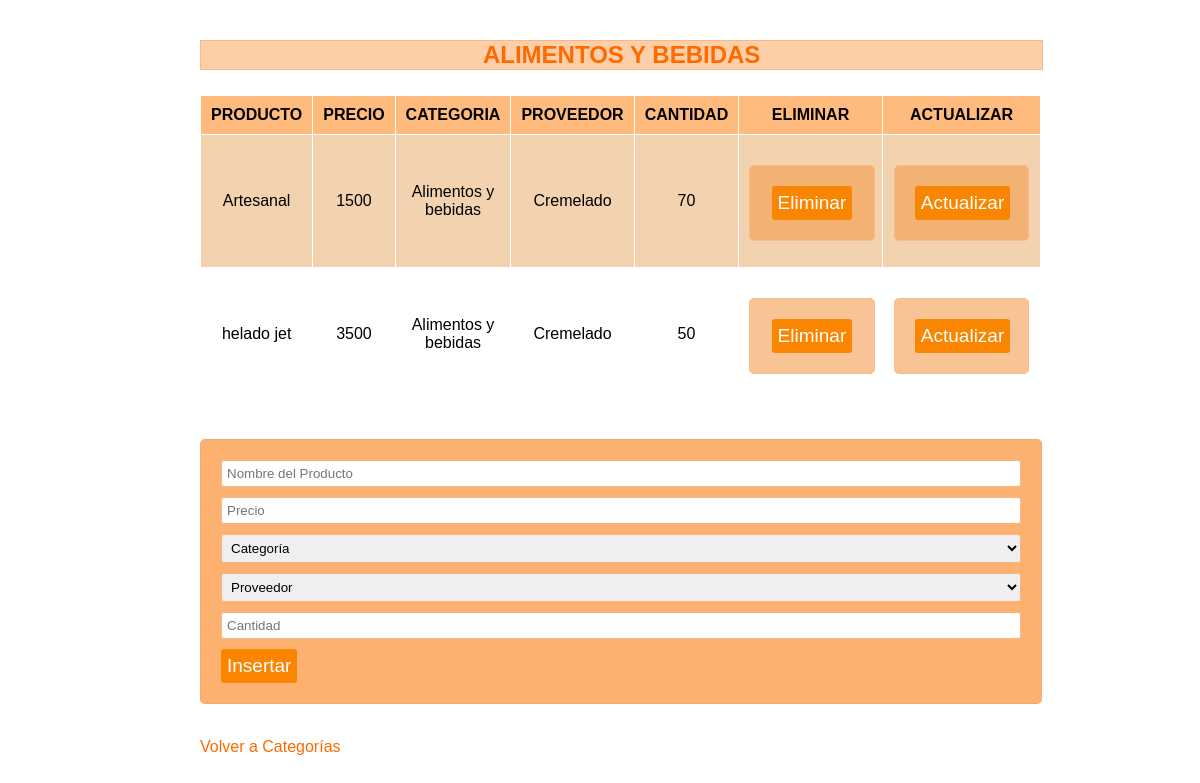
The page /vista_Alimentos_y_bebidas/vista_Alimentos_y_bebidas.php on the database its author committed.
### tables this page shows
CREATE TABLE `producto` (
  `Id_producto` int(20) NOT NULL,
  `nombre_producto` varchar(20) NOT NULL,
  `precio` int(20) DEFAULT NULL,
  `id_Categoria` varchar(50) NOT NULL,
  `id_proveedor` varchar(50) NOT NULL,
  `Cantidad_productos` int(40) DEFAULT NULL
);

CREATE TABLE `categorias` (
  `id_Categoria` int(20) NOT NULL,
  `Categorias` varchar(20) NOT NULL
);

CREATE TABLE `proveedor` (
  `id_proveedor` int(20) NOT NULL,
  `proveedores` varchar(50) NOT NULL
);

### vista_Alimentos_y_bebidas/vista_Alimentos_y_bebidas.php (the view, shortened to what this page needs)
<?php
class Alimentos
{
     private $db;
    public function __construct()
    {
        include("conexion.php");
        $this->db = $db;
        echo '<link rel="stylesheet" type="text/css" href="estilo_crud_alimentos.css">';
    }
    public function listar ()
    {
        echo "<table border='2'>";
        echo "<caption>  <div class='titulo-container'> ALIMENTOS Y BEBIDAS
        </div></caption>";
         echo "<th>PRODUCTO</th>";
         echo "<th>PRECIO</th>";
         echo "<th>CATEGORIA</th>";
         echo "<th>PROVEEDOR</th>";
         echo "<th>CANTIDAD</th>";
         echo "<th>ELIMINAR</th>";
         echo "<th>ACTUALIZAR</th>";
            $sql = "SELECT p.id_producto, p.nombre_producto, p.precio, p.Cantidad_productos, c.categorias, pr.proveedores
            FROM producto p
            INNER JOIN categorias c ON p.id_Categoria = c.id_Categoria
            INNER JOIN proveedor pr ON p.id_proveedor = pr.id_proveedor
            WHERE p.id_Categoria = 4";
if (!$result = $this->db->query($sql)) {
    die('Hay un error corriendo en la consulta o datos no encontrados!!! [' . $this->db->error . ']');
}
    while($row = $result->fetch_assoc())
    {
        $nombre_producto = stripslashes($row["nombre_producto"]);
        $precio = stripcslashes($row["precio"]);
        $categorias = stripcslashes($row["categorias"]);
        $proveedores = stripcslashes($row["proveedores"]);
        $Cantidad_productos = stripcslashes($row["Cantidad_productos"]);
        echo "<tr>";
        echo "<td>$nombre_producto</td>";
        echo "<td>$precio</td>";
        echo "<td>$categorias</td>";
        echo "<td>$proveedores</td>";
        echo "<td>$Cantidad_productos</td>";
            echo "<td>";
            echo "<form class=boton method='POST' action='eliminar_producto.php'>";
            echo "<input type='submit' value='Eliminar'>";
            echo "</form>";
            echo "</td>";
            echo "<td>";
            echo "<form class=boton  method='POST' action='actualizar_producto.php'>";
            echo "<input type='submit' value='Actualizar'>";
            echo "</form>";
            echo "</td>";
            echo "</tr>";
        }
        echo "</table>";
echo "<form method='POST' action='insertar_producto.php'>";
echo "<input type='text' name='nombre_producto' placeholder='Nombre del Producto'>";
echo "<input type='text' name='precio' placeholder='Precio'>";
$sql2 = "SELECT * FROM categorias WHERE id_Categoria='1'";
$result2 = mysqli_query($this->db, $sql2);
$catOptions = "<option value=''>Categoría</option>";
if (mysqli_num_rows($result2) > 0) {
    while ($row2 = mysqli_fetch_assoc($result2)) {
        $id_Categoria = $row2["id_Categoria"];
        $categorias = $row2["Categorias"];
        $catOptions .= "<option value='$id_Categoria'>$id_Categoria-$categorias</option>";
    }
}
echo "<select name='id_Categoria'>$catOptions</select>";
        $sql3 = "SELECT * FROM proveedor";
        $result3 = mysqli_query($this->db, $sql3);
        $proOptions = "<option value=''>Proveedor</option>";
        if (mysqli_num_rows($result3) > 0) {
            while ($row3 = mysqli_fetch_assoc($result3)) {
                $id_proveedor = $row3["id_proveedor"];
                $proveedores = $row3["proveedores"];
                $proOptions .= "<option value='$id_proveedor'>$id_proveedor-$proveedores</option>";
            }
        }
        echo "<select name='id_proveedor'>$proOptions</select>";
        echo "<input type='text' name='Cantidad_productos' placeholder='Cantidad'>";
        echo "<input type='submit' value='Insertar'>";
        echo "</form>";
        echo "<a href='../categorias.html'>Volver a Categorías</a>";
                    }
    }
    $final=new Alimentos();
    $final->listar();
?>

### vista_Alimentos_y_bebidas/estilo_crud_alimentos.css (style rules this page uses)
.titulo-container { background-color: #faad6994; margin-bottom: 25px; width: 100%; border: 1px solid #fdb683; text-align: center; }
caption { font-size: 24px; color: #ff6a00; font-weight: bold; }
table { width: 100%; border-collapse: collapse; max-width: 100%; }
table, th, td { border: 1px solid #ffffff; }
th, td { padding: 10px; text-align: center; }
th { background-color: hsla(29, 98%, 54%, 0.555); }
tr:nth-child(even) { background-color: #eec08cb0; }
form { width: 100%; margin-top: 20px; padding: 20px; border: 1px solid #f8a56ab4; border-radius: 5px; background-color: #fcb170; max-width: 100%; margin-left: auto; margin-right: auto; }
.boton { width: 68%; margin-top: 20px; padding: 20px; border: 1px solid #faba8c; border-radius: 5px; background-color: #f3994a94; }
input[type="text"], select { padding: 5px; width: 100%; margin-bottom: 10px; border: 1px solid #f8b686; border-radius: 3px; }
input[type="submit"] { background-color: #fa8500; color: white; border: none; padding: 6px 6px; text-align: center; text-decoration: none; display: inline-block; font-size: 19px; border-radius: 3px; cursor: pointer; }

### rows shown on the page
producto: nombre_producto "Artesanal", precio "1500", id_Categoria.Categorias "Alimentos y bebidas", id_proveedor.proveedores "Cremelado", Cantidad_productos "70"
producto: nombre_producto "helado jet", precio "3500", id_Categoria.Categorias "Alimentos y bebidas", id_proveedor.proveedores "Cremelado", Cantidad_productos "50"
